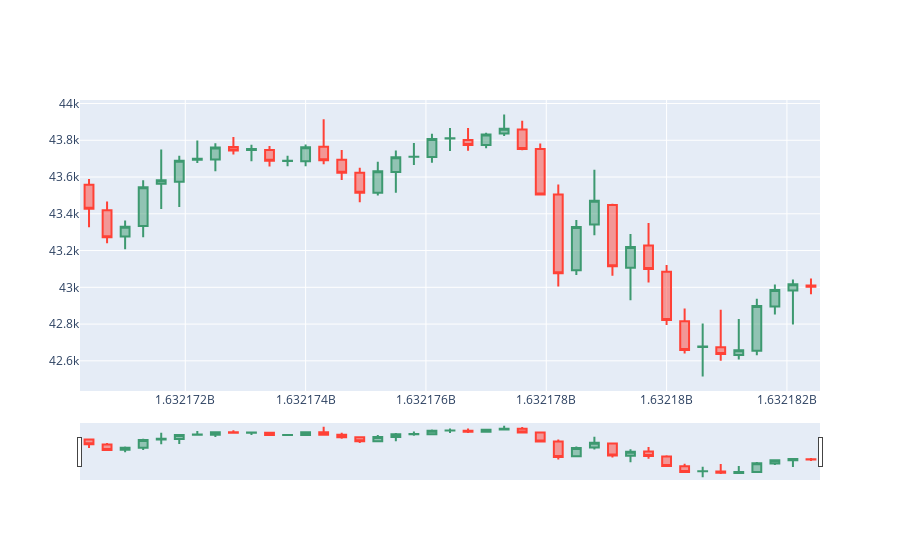

This figure's notebook cell:
### Markdown cell above
## Different frequency

- ohlc dataframe with differenct frequency.
- Single series with different frequency.

### Code cell
from script.morestats import ohlcv_with_frequency, ts_with_frequency
import plotly.graph_objects as go
btc = crypto_df[crypto_df["Asset_ID"]==1] # Asset_ID = 1 for Bitcoin
btc_mini = btc.iloc[-200:,:] # Select recent data row
print(btc_mini.head())

btc_mini=ohlcv_with_frequency(df=btc_mini,frequency='5min')
fig = go.Figure(data=[go.Candlestick(x=btc_mini.index, 
                                    open=btc_mini['Open'], 
                                    high=btc_mini['High'], 
                                    low=btc_mini['Low'], 
                                    close=btc_mini['Close'])])
fig.show()
